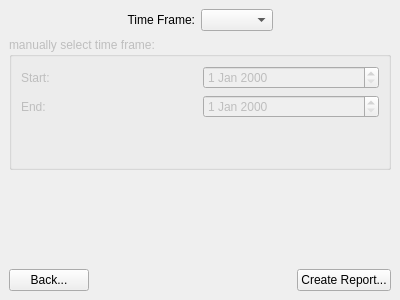
<ui version="4.0" >
 <class>ActivityReportConfigurationPage</class>
 <widget class="QWidget" name="ActivityReportConfigurationPage" >
  <property name="geometry" >
   <rect>
    <x>0</x>
    <y>0</y>
    <width>400</width>
    <height>300</height>
   </rect>
  </property>
  <property name="windowTitle" >
   <string>Activity Report Configuration Page</string>
  </property>
  <layout class="QVBoxLayout" >
   <property name="margin" >
    <number>9</number>
   </property>
   <property name="spacing" >
    <number>6</number>
   </property>
   <item>
    <layout class="QHBoxLayout" >
     <property name="margin" >
      <number>0</number>
     </property>
     <property name="spacing" >
      <number>6</number>
     </property>
     <item>
      <spacer>
       <property name="orientation" >
        <enum>Qt::Horizontal</enum>
       </property>
       <property name="sizeHint" >
        <size>
         <width>40</width>
         <height>20</height>
        </size>
       </property>
      </spacer>
     </item>
     <item>
      <widget class="QLabel" name="label" >
       <property name="text" >
        <string>Time Frame:</string>
       </property>
       <property name="alignment" >
        <set>Qt::AlignRight|Qt::AlignTrailing|Qt::AlignVCenter</set>
       </property>
      </widget>
     </item>
     <item>
      <widget class="QComboBox" name="comboBox" />
     </item>
     <item>
      <spacer>
       <property name="orientation" >
        <enum>Qt::Horizontal</enum>
       </property>
       <property name="sizeHint" >
        <size>
         <width>40</width>
         <height>20</height>
        </size>
       </property>
      </spacer>
     </item>
    </layout>
   </item>
   <item>
    <widget class="QGroupBox" name="groupBox" >
     <property name="enabled" >
      <bool>false</bool>
     </property>
     <property name="title" >
      <string>manually select time frame:</string>
     </property>
     <layout class="QGridLayout" >
      <property name="margin" >
       <number>9</number>
      </property>
      <property name="spacing" >
       <number>6</number>
      </property>
      <item row="2" column="1" >
       <spacer>
        <property name="orientation" >
         <enum>Qt::Vertical</enum>
        </property>
        <property name="sizeHint" >
         <size>
          <width>20</width>
          <height>40</height>
         </size>
        </property>
       </spacer>
      </item>
      <item row="0" column="0" >
       <widget class="QLabel" name="label_2" >
        <property name="toolTip" >
         <string>(events that start at or after...)</string>
        </property>
        <property name="text" >
         <string>Start:</string>
        </property>
       </widget>
      </item>
      <item row="1" column="1" >
       <widget class="QDateEdit" name="dateEditEnd" />
      </item>
      <item row="0" column="1" >
       <widget class="QDateEdit" name="dateEditStart" />
      </item>
      <item row="1" column="0" >
       <widget class="QLabel" name="label_3" >
        <property name="toolTip" >
         <string>(events that start before...)</string>
        </property>
        <property name="text" >
         <string>End:</string>
        </property>
       </widget>
      </item>
     </layout>
    </widget>
   </item>
   <item>
    <spacer>
     <property name="orientation" >
      <enum>Qt::Vertical</enum>
     </property>
     <property name="sizeHint" >
      <size>
       <width>20</width>
       <height>40</height>
      </size>
     </property>
    </spacer>
   </item>
   <item>
    <layout class="QHBoxLayout" >
     <property name="margin" >
      <number>0</number>
     </property>
     <property name="spacing" >
      <number>6</number>
     </property>
     <item>
      <widget class="QPushButton" name="pushButtonBack" >
       <property name="text" >
        <string>Back...</string>
       </property>
      </widget>
     </item>
     <item>
      <spacer>
       <property name="orientation" >
        <enum>Qt::Horizontal</enum>
       </property>
       <property name="sizeHint" >
        <size>
         <width>40</width>
         <height>20</height>
        </size>
       </property>
      </spacer>
     </item>
     <item>
      <widget class="QPushButton" name="pushButtonReport" >
       <property name="text" >
        <string>Create Report...</string>
       </property>
      </widget>
     </item>
    </layout>
   </item>
  </layout>
 </widget>
 <resources/>
 <connections/>
</ui>
